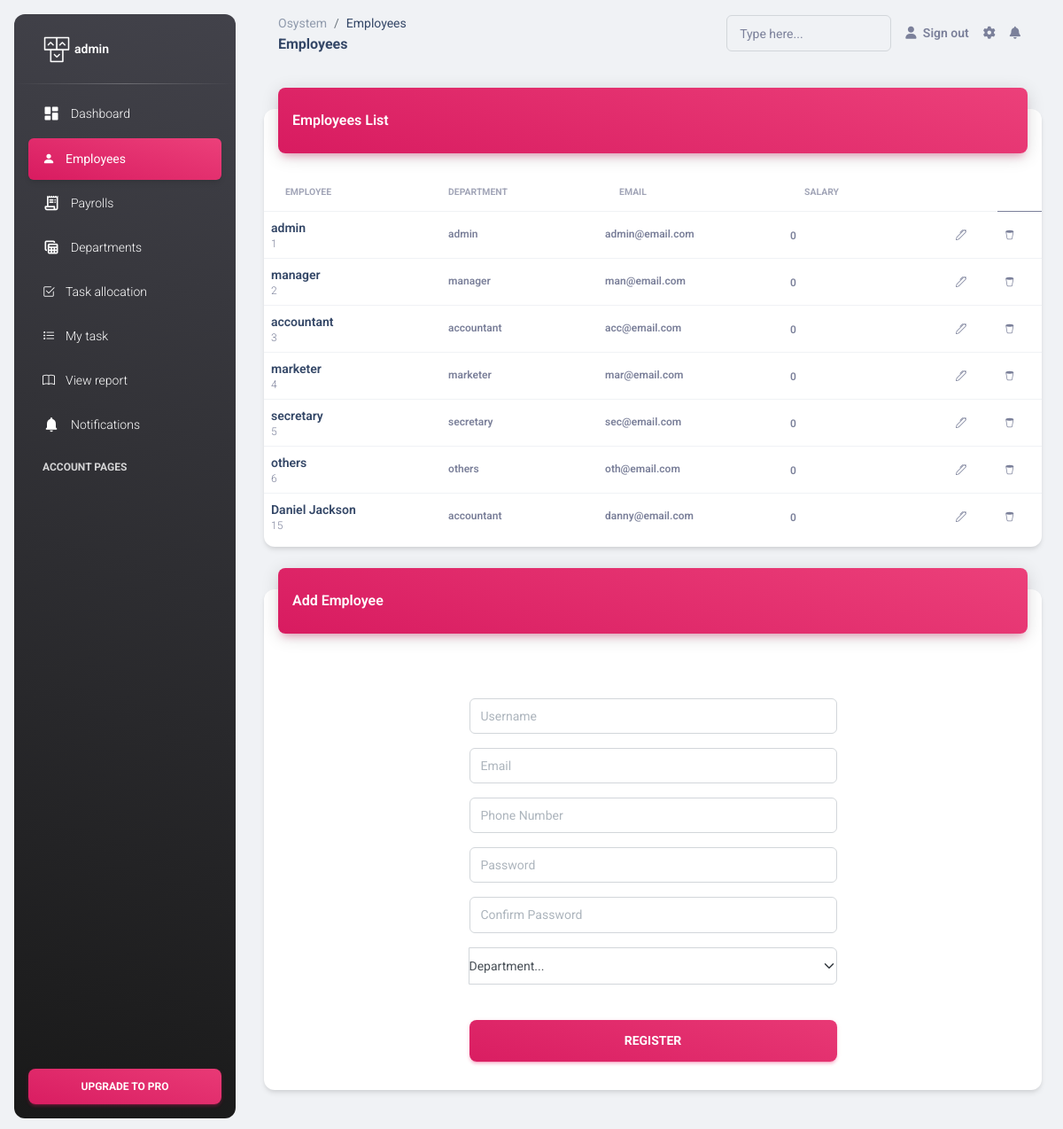
Screenshot of /pages/employee.php (signed in) with the database file from the repository.
### tables this page shows
CREATE TABLE `employees` (
  `userId` int(10) NOT NULL,
  `deptId` varchar(100) NOT NULL,
  `tId` int(100) NOT NULL,
  `userName` varchar(100) NOT NULL,
  `userPwd` varchar(10) NOT NULL,
  `empSal` int(5) NOT NULL,
  `email` varchar(100) NOT NULL,
  `phoneNo` int(100) NOT NULL,
  `hire_date` timestamp NOT NULL DEFAULT current_timestamp() ON UPDATE current_timestamp()
);

CREATE TABLE `departments` (
  `deptId` int(10) NOT NULL,
  `deptName` varchar(100) NOT NULL
);

### pages/employee.php (the view, shortened to what the rows shown need)
<!DOCTYPE html>
<html lang="en">
<head>
  <link
      rel="stylesheet"
      href="https://cdn.jsdelivr.net/npm/bootstrap-icons@1.4.1/font/bootstrap-icons.css"
    />
  <link href="../assets/css/nucleo-icons.css" rel="stylesheet" />
  <link href="../assets/css/nucleo-svg.css" rel="stylesheet" />
  <link id="pagestyle" href="../assets/css/material-dashboard.css?v=3.0.4" rel="stylesheet" />
</head>
<body class="g-sidenav-show  bg-gray-200">
<main class="main-content position-relative max-height-vh-100 h-100 border-radius-lg ">
    <?php
    require_once '../inc/conn.php';
   echo '<div class="container-fluid py-4">';
   echo  '<div class="row">';
   echo  '<div class="col-12">';
   echo   ' <div class="card my-4">';
   echo       '<div class="card-body px-0 pb-2">';
            echo         '<div class="table-responsive p-0">';
            $query="SELECT * FROM departments INNER JOIN employees ON employees.deptId = departments.deptName ORDER BY userId";
        $result=mysqli_query($cnn, $query);
      echo '<table class="table align-items-center mb-0">';
      echo'<thead>';
      echo '<tr>';
      echo  ' <th class="text-uppercase text-secondary text-xxs font-weight-bolder opacity-7">Employee</th>';
      echo   '<th class="text-uppercase text-secondary text-xxs font-weight-bolder opacity-7 ps-2">Department</th>';
      echo  ' <th class="text-uppercase text-secondary text-xxs font-weight-bolder opacity-7">Email</th>';
      echo  '<th class=" text-uppercase text-secondary text-xxs font-weight-bolder opacity-7"> Salary</th>';
      echo  '<th colspan = "2" class="text-center text-uppercase text-secondary text-xxs font-weight-bolder opacity-7"> </th>';
      echo '</tr>';
      echo '</thead>';
      echo '<tbody>';
      while($row=mysqli_fetch_array($result,MYSQLI_ASSOC))
{
    echo '<tr>';
    echo '<td> <h6 class="mb-0 text-sm">'.$row['userName'].'</h6>
    <p class="text-xs text-secondary mb-0">'.$row['userId'].'</p></td>';
    echo '<td> <p class="text-xs font-weight-bold mb-0">'.$row['deptName'].'</p></td>';
    echo '<td> <p class="text-xs font-weight-bold mb-0">'.$row['email'].'</p></td>';
    echo '<td><span class="text-secondary text-xs font-weight-bold">'.number_format($row['empSal']).'</span></td>';
    echo '<td>'.'</td>';
    echo "<td><a class='text-secondary font-weight-bold text-xs data-toggle=tooltip' data-original-title='Edit user' href=\"../update.php?udt=".$row['userId']."\"><i class='bi bi-pen'></i></a></td>";
    echo "<td><a class='text-secondary font-weight-bold text-xs data-toggle=tooltip' data-original-title='Edit user' href=\"../del.php?udt=".$row['userId']."\"><i class='bi bi-trash2'></i></a></td>";
    echo '</tr>';
}
echo'</tbody>';
echo '</table>';
echo'</div>';
echo'</div>';
echo'</div>';
echo'</div>';
echo'</div>';
              ?>

### rows the page displays
employees: userName "admin", userId "1", departments.deptName "admin", email "admin@email.com", empSal "0"
employees: userName "manager", userId "2", departments.deptName "manager", email "man@email.com", empSal "0"
employees: userName "accountant", userId "3", departments.deptName "accountant", email "acc@email.com", empSal "0"
employees: userName "marketer", userId "4", departments.deptName "marketer", email "mar@email.com", empSal "0"
employees: userName "secretary", userId "5", departments.deptName "secretary", email "sec@email.com", empSal "0"
employees: userName "others", userId "6", departments.deptName "others", email "oth@email.com", empSal "0"
employees: userName "Daniel Jackson", userId "15", departments.deptName "accountant", email "danny@email.com", empSal "0"

### other values shown
$_SESSION["deptId"] "admin"
